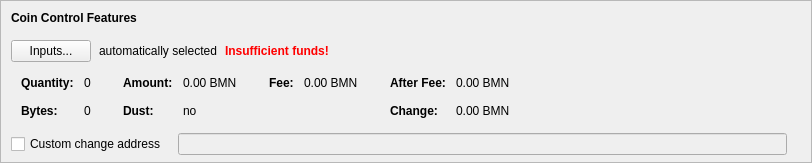
    <widget class="QFrame" name="frameCoinControl">
     <property name="sizePolicy">
      <sizepolicy hsizetype="Expanding" vsizetype="Expanding">
       <horstretch>0</horstretch>
       <verstretch>0</verstretch>
      </sizepolicy>
     </property>
     <property name="maximumSize">
      <size>
       <width>16777215</width>
       <height>16777215</height>
      </size>
     </property>
     <property name="frameShape">
      <enum>QFrame::StyledPanel</enum>
     </property>
     <property name="frameShadow">
      <enum>QFrame::Sunken</enum>
     </property>
     <layout class="QVBoxLayout" name="verticalLayoutCoinControl2">
      <property name="spacing">
       <number>0</number>
      </property>
      <property name="leftMargin">
       <number>0</number>
      </property>
      <property name="topMargin">
       <number>0</number>
      </property>
      <property name="rightMargin">
       <number>0</number>
      </property>
      <property name="bottomMargin">
       <number>6</number>
      </property>
      <item>
       <layout class="QVBoxLayout" name="verticalLayoutCoinControl" stretch="0,0,0,0,1">
        <property name="spacing">
         <number>0</number>
        </property>
        <property name="leftMargin">
         <number>10</number>
        </property>
        <property name="topMargin">
         <number>10</number>
        </property>
        <item>
         <layout class="QHBoxLayout" name="horizontalLayoutCoinControl1">
          <property name="bottomMargin">
           <number>15</number>
          </property>
          <item>
           <widget class="QLabel" name="labelCoinControlFeatures">
            <property name="sizePolicy">
             <sizepolicy hsizetype="Preferred" vsizetype="Maximum">
              <horstretch>0</horstretch>
              <verstretch>0</verstretch>
             </sizepolicy>
            </property>
            <property name="font">
             <font>
              <weight>75</weight>
              <bold>true</bold>
             </font>
            </property>
            <property name="styleSheet">
             <string notr="true">font-weight:bold;</string>
            </property>
            <property name="text">
             <string>Coin Control Features</string>
            </property>
           </widget>
          </item>
         </layout>
        </item>
        <item>
         <layout class="QHBoxLayout" name="horizontalLayoutCoinControl2" stretch="0,0,0,0">
          <property name="spacing">
           <number>8</number>
          </property>
          <property name="bottomMargin">
           <number>10</number>
          </property>
          <item>
           <widget class="QPushButton" name="pushButtonCoinControl">
            <property name="styleSheet">
             <string notr="true"/>
            </property>
            <property name="text">
             <string>Inputs...</string>
            </property>
            <property name="autoDefault">
             <bool>false</bool>
            </property>
           </widget>
          </item>
          <item>
           <widget class="QLabel" name="labelCoinControlAutomaticallySelected">
            <property name="text">
             <string>automatically selected</string>
            </property>
            <property name="margin">
             <number>5</number>
            </property>
           </widget>
          </item>
          <item>
           <widget class="QLabel" name="labelCoinControlInsuffFunds">
            <property name="font">
             <font>
              <weight>75</weight>
              <bold>true</bold>
             </font>
            </property>
            <property name="styleSheet">
             <string notr="true">color:red;font-weight:bold;</string>
            </property>
            <property name="text">
             <string>Insufficient funds!</string>
            </property>
            <property name="margin">
             <number>5</number>
            </property>
           </widget>
          </item>
          <item>
           <spacer name="horizontalSpacerCoinControl">
            <property name="orientation">
             <enum>Qt::Horizontal</enum>
            </property>
            <property name="sizeHint" stdset="0">
             <size>
              <width>40</width>
              <height>1</height>
             </size>
            </property>
           </spacer>
          </item>
         </layout>
        </item>
        <item>
         <widget class="QWidget" name="widgetCoinControl" native="true">
          <property name="sizePolicy">
           <sizepolicy hsizetype="Preferred" vsizetype="Preferred">
            <horstretch>0</horstretch>
            <verstretch>0</verstretch>
           </sizepolicy>
          </property>
          <property name="minimumSize">
           <size>
            <width>0</width>
            <height>0</height>
           </size>
          </property>
          <property name="styleSheet">
           <string notr="true"/>
          </property>
          <layout class="QHBoxLayout" name="horizontalLayoutCoinControl5">
           <property name="leftMargin">
            <number>0</number>
           </property>
           <property name="topMargin">
            <number>0</number>
           </property>
           <property name="rightMargin">
            <number>0</number>
           </property>
           <property name="bottomMargin">
            <number>0</number>
           </property>
           <item>
            <layout class="QHBoxLayout" name="horizontalLayoutCoinControl3" stretch="0,0,0,1">
             <property name="spacing">
              <number>20</number>
             </property>
             <property name="topMargin">
              <number>0</number>
             </property>
             <property name="bottomMargin">
              <number>10</number>
             </property>
             <item>
              <layout class="QFormLayout" name="formLayoutCoinControl1">
               <property name="horizontalSpacing">
                <number>10</number>
               </property>
               <property name="verticalSpacing">
                <number>14</number>
               </property>
               <property name="leftMargin">
                <number>10</number>
               </property>
               <property name="topMargin">
                <number>4</number>
               </property>
               <property name="rightMargin">
                <number>6</number>
               </property>
               <item row="0" column="0">
                <widget class="QLabel" name="labelCoinControlQuantityText">
                 <property name="font">
                  <font>
                   <weight>75</weight>
                   <bold>true</bold>
                  </font>
                 </property>
                 <property name="text">
                  <string>Quantity:</string>
                 </property>
                 <property name="margin">
                  <number>0</number>
                 </property>
                </widget>
               </item>
               <item row="0" column="1">
                <widget class="QLabel" name="labelCoinControlQuantity">
                 <property name="cursor">
                  <cursorShape>IBeamCursor</cursorShape>
                 </property>
                 <property name="contextMenuPolicy">
                  <enum>Qt::ActionsContextMenu</enum>
                 </property>
                 <property name="text">
                  <string notr="true">0</string>
                 </property>
                 <property name="margin">
                  <number>0</number>
                 </property>
                 <property name="textInteractionFlags">
                  <set>Qt::LinksAccessibleByMouse|Qt::TextSelectableByKeyboard|Qt::TextSelectableByMouse</set>
                 </property>
                </widget>
               </item>
               <item row="1" column="0">
                <widget class="QLabel" name="labelCoinControlBytesText">
                 <property name="font">
                  <font>
                   <weight>75</weight>
                   <bold>true</bold>
                  </font>
                 </property>
                 <property name="text">
                  <string>Bytes:</string>
                 </property>
                </widget>
               </item>
               <item row="1" column="1">
                <widget class="QLabel" name="labelCoinControlBytes">
                 <property name="cursor">
                  <cursorShape>IBeamCursor</cursorShape>
                 </property>
                 <property name="contextMenuPolicy">
                  <enum>Qt::ActionsContextMenu</enum>
                 </property>
                 <property name="text">
                  <string notr="true">0</string>
                 </property>
                 <property name="textInteractionFlags">
                  <set>Qt::LinksAccessibleByMouse|Qt::TextSelectableByKeyboard|Qt::TextSelectableByMouse</set>
                 </property>
                </widget>
               </item>
              </layout>
             </item>
             <item>
              <layout class="QFormLayout" name="formLayoutCoinControl2">
               <property name="horizontalSpacing">
                <number>10</number>
               </property>
               <property name="verticalSpacing">
                <number>14</number>
               </property>
               <property name="leftMargin">
                <number>6</number>
               </property>
               <property name="topMargin">
                <number>4</number>
               </property>
               <property name="rightMargin">
                <number>6</number>
               </property>
               <item row="0" column="0">
                <widget class="QLabel" name="labelCoinControlAmountText">
                 <property name="font">
                  <font>
                   <weight>75</weight>
                   <bold>true</bold>
                  </font>
                 </property>
                 <property name="text">
                  <string>Amount:</string>
                 </property>
                 <property name="margin">
                  <number>0</number>
                 </property>
                </widget>
               </item>
               <item row="0" column="1">
                <widget class="QLabel" name="labelCoinControlAmount">
                 <property name="cursor">
                  <cursorShape>IBeamCursor</cursorShape>
                 </property>
                 <property name="contextMenuPolicy">
                  <enum>Qt::ActionsContextMenu</enum>
                 </property>
                 <property name="text">
                  <string notr="true">0.00 BMN</string>
                 </property>
                 <property name="textInteractionFlags">
                  <set>Qt::LinksAccessibleByMouse|Qt::TextSelectableByKeyboard|Qt::TextSelectableByMouse</set>
                 </property>
                </widget>
               </item>
               <item row="1" column="0">
                <widget class="QLabel" name="labelCoinControlLowOutputText">
                 <property name="font">
                  <font>
                   <weight>75</weight>
                   <bold>true</bold>
                  </font>
                 </property>
                 <property name="text">
                  <string>Dust:</string>
                 </property>
                </widget>
               </item>
               <item row="1" column="1">
                <widget class="QLabel" name="labelCoinControlLowOutput">
                 <property name="cursor">
                  <cursorShape>IBeamCursor</cursorShape>
                 </property>
                 <property name="contextMenuPolicy">
                  <enum>Qt::ActionsContextMenu</enum>
                 </property>
                 <property name="text">
                  <string notr="true">no</string>
                 </property>
                 <property name="textInteractionFlags">
                  <set>Qt::LinksAccessibleByMouse|Qt::TextSelectableByKeyboard|Qt::TextSelectableByMouse</set>
                 </property>
                </widget>
               </item>
              </layout>
             </item>
             <item>
              <layout class="QFormLayout" name="formLayoutCoinControl3">
               <property name="horizontalSpacing">
                <number>10</number>
               </property>
               <property name="verticalSpacing">
                <number>14</number>
               </property>
               <property name="leftMargin">
                <number>6</number>
               </property>
               <property name="topMargin">
                <number>4</number>
               </property>
               <property name="rightMargin">
                <number>6</number>
               </property>
               <item row="0" column="0">
                <widget class="QLabel" name="labelCoinControlFeeText">
                 <property name="font">
                  <font>
                   <weight>75</weight>
                   <bold>true</bold>
                  </font>
                 </property>
                 <property name="text">
                  <string>Fee:</string>
                 </property>
                 <property name="margin">
                  <number>0</number>
                 </property>
                </widget>
               </item>
               <item row="0" column="1">
                <widget class="QLabel" name="labelCoinControlFee">
                 <property name="cursor">
                  <cursorShape>IBeamCursor</cursorShape>
                 </property>
                 <property name="contextMenuPolicy">
                  <enum>Qt::ActionsContextMenu</enum>
                 </property>
                 <property name="text">
                  <string notr="true">0.00 BMN</string>
                 </property>
                 <property name="textInteractionFlags">
                  <set>Qt::LinksAccessibleByMouse|Qt::TextSelectableByKeyboard|Qt::TextSelectableByMouse</set>
                 </property>
                </widget>
               </item>
             </layout>
             </item>
             <item>
              <layout class="QFormLayout" name="formLayoutCoinControl4">
               <property name="horizontalSpacing">
                <number>10</number>
               </property>
               <property name="verticalSpacing">
                <number>14</number>
               </property>
               <property name="leftMargin">
                <number>6</number>
               </property>
               <property name="topMargin">
                <number>4</number>
               </property>
               <property name="rightMargin">
                <number>6</number>
               </property>
               <item row="0" column="0">
                <widget class="QLabel" name="labelCoinControlAfterFeeText">
                 <property name="font">
                  <font>
                   <weight>75</weight>
                   <bold>true</bold>
                  </font>
                 </property>
                 <property name="text">
                  <string>After Fee:</string>
                 </property>
                 <property name="margin">
                  <number>0</number>
                 </property>
                </widget>
               </item>
               <item row="0" column="1">
                <widget class="QLabel" name="labelCoinControlAfterFee">
                 <property name="cursor">
                  <cursorShape>IBeamCursor</cursorShape>
                 </property>
                 <property name="contextMenuPolicy">
                  <enum>Qt::ActionsContextMenu</enum>
                 </property>
                 <property name="text">
                  <string notr="true">0.00 BMN</string>
                 </property>
                 <property name="textInteractionFlags">
                  <set>Qt::LinksAccessibleByMouse|Qt::TextSelectableByKeyboard|Qt::TextSelectableByMouse</set>
                 </property>
                </widget>
               </item>
               <item row="1" column="0">
                <widget class="QLabel" name="labelCoinControlChangeText">
                 <property name="font">
                  <font>
                   <weight>75</weight>
                   <bold>true</bold>
                  </font>
                 </property>
                 <property name="text">
                  <string>Change:</string>
                 </property>
                </widget>
               </item>
               <item row="1" column="1">
                <widget class="QLabel" name="labelCoinControlChange">
                 <property name="cursor">
                  <cursorShape>IBeamCursor</cursorShape>
                 </property>
                 <property name="contextMenuPolicy">
                  <enum>Qt::ActionsContextMenu</enum>
                 </property>
                 <property name="text">
                  <string notr="true">0.00 BMN</string>
                 </property>
                 <property name="textInteractionFlags">
                  <set>Qt::LinksAccessibleByMouse|Qt::TextSelectableByKeyboard|Qt::TextSelectableByMouse</set>
                 </property>
                </widget>
               </item>
              </layout>
             </item>
            </layout>
           </item>
          </layout>
         </widget>
        </item>
        <item>
         <layout class="QHBoxLayout" name="horizontalLayoutCoinControl4" stretch="0,0,0">
          <property name="spacing">
           <number>12</number>
          </property>
          <property name="sizeConstraint">
           <enum>QLayout::SetDefaultConstraint</enum>
          </property>
          <property name="topMargin">
           <number>5</number>
          </property>
          <property name="rightMargin">
           <number>5</number>
          </property>
          <item>
           <widget class="QCheckBox" name="checkBoxCoinControlChange">
            <property name="toolTip">
             <string>If this is activated, but the change address is empty or invalid, change will be sent to a newly generated address.</string>
            </property>
            <property name="text">
             <string>Custom change address</string>
            </property>
           </widget>
          </item>
          <item>
           <widget class="QValidatedLineEdit" name="lineEditCoinControlChange">
            <property name="enabled">
             <bool>false</bool>
            </property>
            <property name="sizePolicy">
             <sizepolicy hsizetype="Expanding" vsizetype="Fixed">
              <horstretch>0</horstretch>
              <verstretch>0</verstretch>
             </sizepolicy>
            </property>
           </widget>
          </item>
          <item>
           <widget class="QLabel" name="labelCoinControlChangeLabel">
            <property name="sizePolicy">
             <sizepolicy hsizetype="Preferred" vsizetype="Expanding">
              <horstretch>0</horstretch>
              <verstretch>0</verstretch>
             </sizepolicy>
            </property>
            <property name="minimumSize">
             <size>
              <width>0</width>
              <height>0</height>
             </size>
            </property>
            <property name="text">
             <string/>
            </property>
            <property name="margin">
             <number>3</number>
            </property>
           </widget>
          </item>
         </layout>
        </item>
        <item>
         <spacer name="verticalSpacerCoinControl">
          <property name="orientation">
           <enum>Qt::Vertical</enum>
          </property>
          <property name="sizeHint" stdset="0">
           <size>
            <width>800</width>
            <height>1</height>
           </size>
          </property>
         </spacer>
        </item>
       </layout>
      </item>
     </layout>
    </widget>
